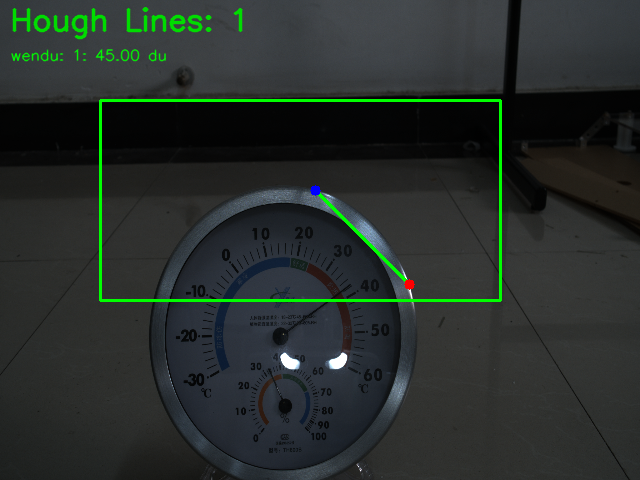
#> input picture 6_inspection/ascend/Inspection/dashboarddata/2024-07-15 16_08_35_温度_45.00.png, 640 x 480 px
$ python -i image_processing.py   (imports and definitions only)
#> lines starting #> are read from the running program, lines starting #| are printed output that depends on the picture; after the words box and inside, x2 and y2 are one past the last pixel; in counts of white or black regions, pixels touching at a corner belong together
#> further down, picture is the input picture: shape (480, 640, 3); mean B, G, R 43.1, 46.8, 39.7
#!/usr/bin/env python
# -*- coding: utf-8 -*-

import cv2
import numpy as np
import math


# 调整圆的参数
canny_threshold1 = 55  # Canny 边缘检测的低阈值-圆
canny_threshold2 = 180  # Canny 边缘检测的高阈值-圆
gaussian_blur_ksize = (9, 9)  # 高斯模糊的核大小-圆
gaussian_blur_sigmaX = 3  # 高斯模糊的标准差-圆
hough_dp = 1.2  # 霍夫变换中的反比例系数-圆
hough_minDist = 100  # 霍夫变换中检测到的圆的最小距离-圆
hough_param1 = 100  # 霍夫变换的第一个参数（Canny 边缘检测的高阈值） -圆
hough_param2 = 30  # 霍夫变换的第二个参数（累加器阈值）-圆
hough_minRadius = 20  # 检测圆的最小半径
hough_maxRadius = 150  # 检测圆的最大半径
inner_circle_scale = 0.75  # 内部检测区域的缩放系数，例如0.75表示内部区域半径为圆形半径的75%

# 调整直线的参数
canny_threshold3 = 55  # Canny 边缘检测的低阈值-直线
canny_threshold4 = 130  # Canny 边缘检测的高阈值-直线
gaussian_blur_ksize_line = (9, 9)  # 高斯模糊的核大小-直线
gaussian_blur_sigmaX_line = 0  # 高斯模糊的标准差-直线
line_length = 100  # 显示拟合线段的长度
min_line_length = 60  # 霍夫直线变换的最小线段长度
max_line_gap = 20  # 霍夫直线变换的最大间隙
max_line_length = 120  # 检测线段的最大长度
rho = 1 # 表示霍夫变换中累加器的距离分辨率
voting_thresholds = 50 # 投票阈值

# 需要合并在一起的直线参数设置
angle_threshold = 5
distance_threshold = 10


def detect_largest_circle(image):
    """
    定义一个函数 detect_largest_circle，它接受一个参数 image，表示输入的图像。
    """
    # 将输入的彩色图像转换为灰度图像。cv2.cvtColor 是 OpenCV 库中的函数，用于颜色空间转换。
    gray = cv2.cvtColor(image, cv2.COLOR_BGR2GRAY)
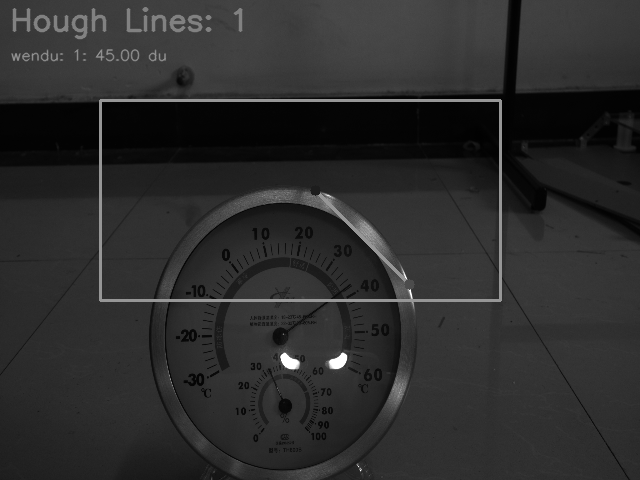
#> gray: shape (480, 640); min 1, max 255, mean 44.3
    # 对灰度图像应用高斯模糊。cv2.GaussianBlur 是 OpenCV 库中的函数，gaussian_blur_ksize 和 gaussian_blur_sigmaX 是高斯核的大小和标准差。
    blurred = cv2.GaussianBlur(gray, gaussian_blur_ksize, gaussian_blur_sigmaX)
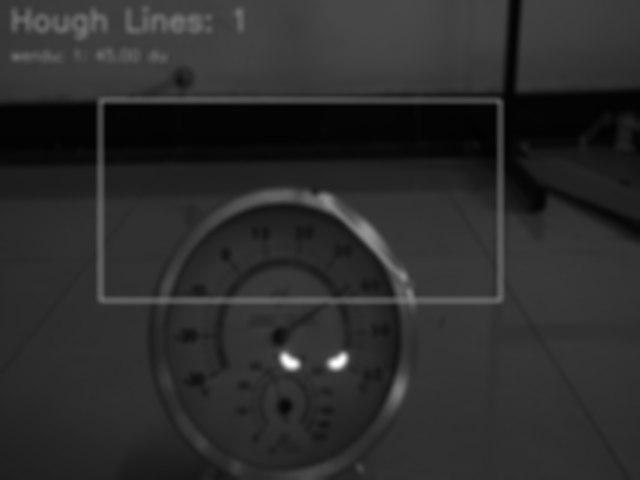
#> blurred: shape (480, 640); min 1, max 255, mean 44.3
    # Canny 边缘检测算法检测图像的边缘。canny_threshold1 和 canny_threshold2 是 Canny 算法的两个阈值。
    edges = cv2.Canny(blurred, canny_threshold1, canny_threshold2)
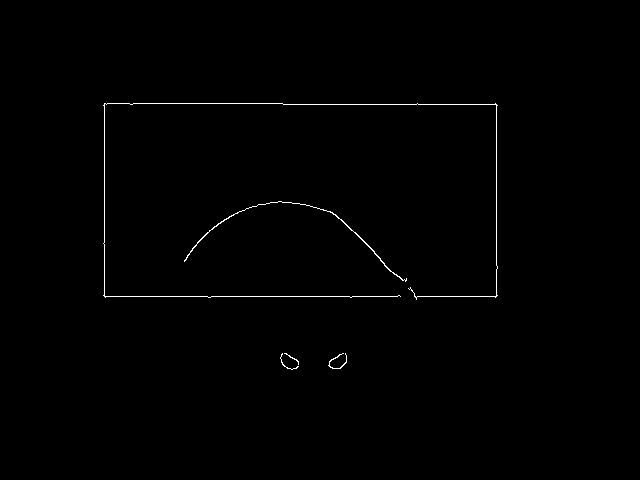
#> edges: shape (480, 640); 0.53% white in thin lines or dots, all inside (x1, y1, x2, y2) = (103, 103, 498, 370)
    # 使用霍夫变换检测图像中的圆形
    circles = cv2.HoughCircles(edges, cv2.HOUGH_GRADIENT, dp=hough_dp, minDist=hough_minDist,
                               param1=hough_param1, param2=hough_param2, minRadius=hough_minRadius, maxRadius=hough_maxRadius)
#> circles = None
    # 检测是否为空
    if circles is not None:
        # 将检测到的圆形的坐标和半径四舍五入到整数，并转换为整数类型。
        circles = np.round(circles[0, :]).astype("int")
        # 找到半径最大的圆形。这里使用了 max 函数和 lambda 函数来比较每个圆的半径。
        largest_circle = max(circles, key=lambda c: c[2])
        return largest_circle # 返回最大的圆形的坐标和半径。
    else:
        return None

# [154 lines left out: functions detect_lines_in_circle, merge_similar_lines, calculate_slope_angle, calculate_temperature, not called in this run]

>>> import cv2
>>> picture = cv2.imread('dashboarddata/2024-07-15 16_08_35_温度_45.00.png')
>>> result = detect_largest_circle(picture)
